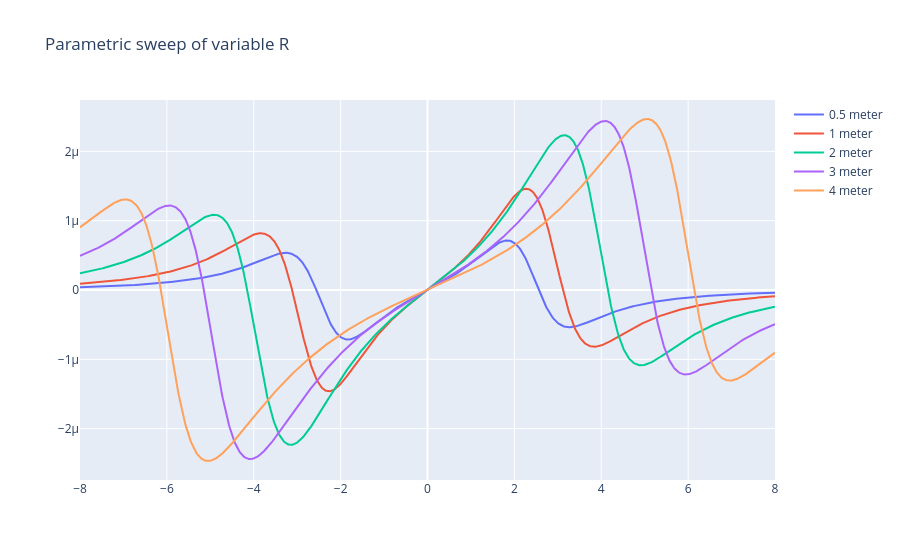

Source (notebook cell):
### Code cell
fig = go.Figure()
for R_test in R_parameters.values():

    x_coil, x_gradient, y_coil, y_gradient=create_xy_gradients(R_test,l,alpha,d,s,current)
    Bx=x_gradient.getB(x_axis)


    
    name=list(R_parameters.keys())[list(R_parameters.values()).index(R_test)]

    fig.add_trace(go.Scatter(x=x_axis[:,0], y=Bx[:,2], mode='lines', name=f'{name}'))

fig.update_layout(title="Parametric sweep of variable R")
fig.show()

### Figure 1 — Plotly figure (JSON) as saved in the notebook; plotly's stock layout.template omitted (floating-point values rounded to 4 significant figures; data arrays with more than 128 entries replaced by an {"elided": "..."} marker saying what was removed)
{"data": [{"mode": "lines", "name": "0.5 meter", "type": "scatter", "x": {"elided": "1000 float values"}, "y": {"elided": "1000 float values"}}, {"mode": "lines", "name": "1 meter", "type": "scatter", "x": {"elided": "1000 float values"}, "y": {"elided": "1000 float values"}}, {"mode": "lines", "name": "2 meter", "type": "scatter", "x": {"elided": "1000 float values"}, "y": {"elided": "1000 float values"}}, {"mode": "lines", "name": "3 meter", "type": "scatter", "x": {"elided": "1000 float values"}, "y": {"elided": "1000 float values"}}, {"mode": "lines", "name": "4 meter", "type": "scatter", "x": {"elided": "1000 float values"}, "y": {"elided": "1000 float values"}}], "layout": {"title": {"text": "Parametric sweep of variable R"}}}
